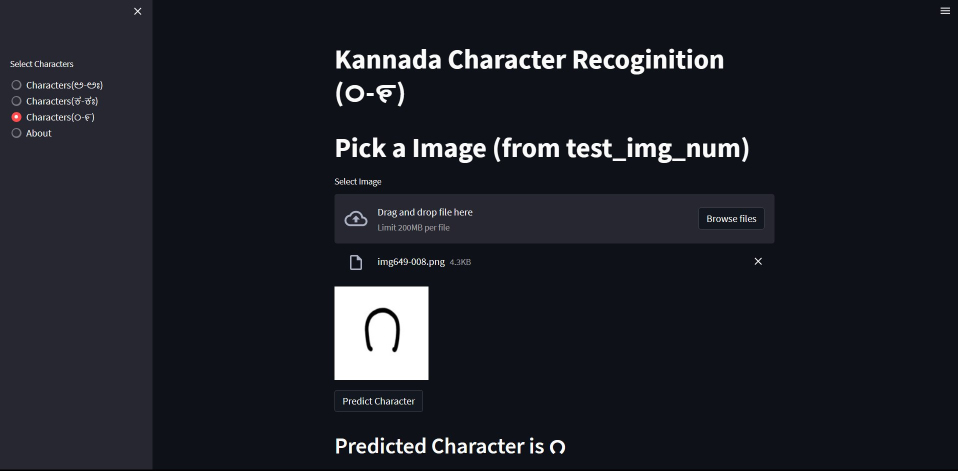
#> input picture Samples/num.jpg, 1916 x 941 px, found by its file name (shown at 1/2 size)
$ jupyter execute --allow-errors 'Kannada Character Recoginition.ipynb'   (shell and % lines are left out)   (text cells are left out)
#> lines starting #> are read from the running program, lines starting #| are printed output that depends on the picture; pictures that were not available may be replaced by others from this repository, and a replacement may not be noted
[cell 1]
import os
import pandas as pd
import numpy as np
from skimage.io import imread
from skimage.transform import resize
import cv2 as cv
from sklearn.svm import SVC
from sklearn.ensemble import RandomForestClassifier
from sklearn.linear_model import LogisticRegression
from sklearn.model_selection import train_test_split,GridSearchCV,cross_val_score
import warnings
import shutil
from tqdm import tqdm
warnings.filterwarnings('ignore')

[cell 2]
len(os.listdir('Img/'))

[cell 3]
files=os.listdir('raw_Img/')
files[:10]

[cell 4]
data_set=pd.read_csv('kannada.csv')
#> (reads kannada.csv from the repository)
data_set.head()

#> (a cell that did not finish here is left out)

#> (a cell that did not finish here is left out)

[cell 7]
try:
    os.makedirs('img')
    for i in tqdm(range(len(files))):
        img=cv.imread(f'raw_img_test/{files[i]}')
#> img is the input picture: shape (941, 1916, 3); mean B, G, R 38.4, 31.1, 28.8
        tranform_img=resize(img,(150,150,3))
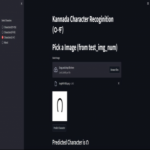
#> tranform_img: shape (150, 150, 3) float64; mean B, G, R 0.151, 0.122, 0.113
        path=f'img/{files[i]}'
        cv.imwrite(path, tranform_img*255)
except:
    pass

[cell 8]
feature=[]
target=[]
for i in tqdm(range(len(os.listdir('Img/')[:400]))):
    img_path=(data_set['img'].iloc[i])

    img=imread(img_path) #tranform image
#> the answer given: Samples/num.jpg
    flatten_img=img.flatten()

    feature.append(flatten_img)
    target.append(data_set['class'].iloc[i])


feature=np.array(feature)
target=np.array(target)

#> (a cell that did not finish here is left out)

#> (a cell that did not finish here is left out)

[cell 11]
model1=RandomForestClassifier()
#> (the rest of this cell did not finish here and is left out)

[cell 12]
model2=LogisticRegression()
#> (the rest of this cell did not finish here and is left out)

[cell 13]
model3=SVC()
#> (the rest of this cell did not finish here and is left out)

[cell 14]
lr=LogisticRegression()

params={
    'C':[1,2,3,4,5],
    'penalty':['l1', 'l2', 'elasticnet', None],
    "solver":["lbfgs", "liblinear"],
    'max_iter':[1000]
}

GSlr=GridSearchCV(lr,param_grid=params)
#> (the rest of this cell did not finish here and is left out)

[cell 15]
svc=SVC()

params={
    'C':[1,2,3,4,5],
    'kernel':['poly','rbf','sigmoid'],
    'gamma':['auto','scale']
}
GSsvm=GridSearchCV(svc,param_grid=params,n_jobs=1)
#> (the rest of this cell did not finish here and is left out)

[cell 16]
rf=RandomForestClassifier()

params={
    'min_samples_split':[2,4,6],
    "min_samples_leaf":[1,2,3,4],
    'max_features':['auto','log2',None]
}

GSrf=GridSearchCV(rf,param_grid=params)
#> (the rest of this cell did not finish here and is left out)

#> (a cell that did not finish here is left out)

#> (a cell that did not finish here is left out)

[cell 19]
def tranform_image(img_path):
#> called with img_path = '../test_img/Samples/num.jpg'
    feature=[]
    img=imread(f'img/{img_path}.png')
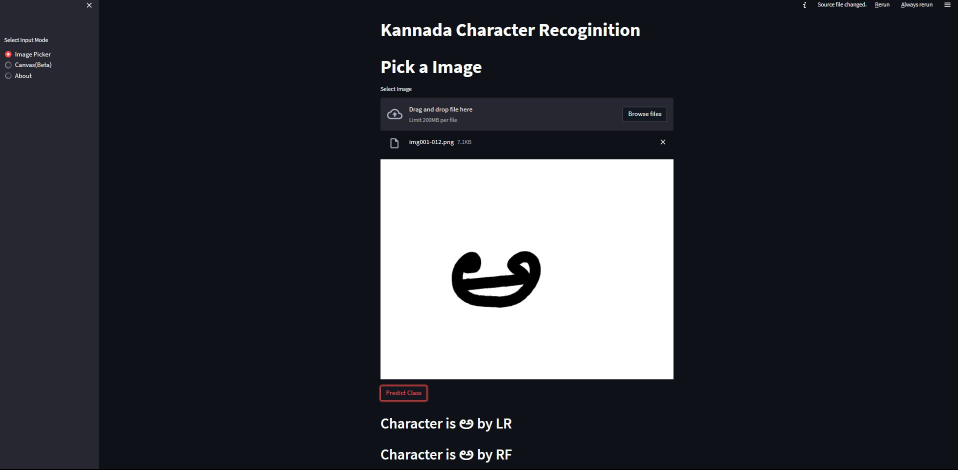
#> input picture Samples/photo_6060121455506601960_w.jpg, 1915 x 940 px, given in place of num.jpg.png, which was not available (shown at 1/2 size)
#> img is the input picture: shape (940, 1915, 3); mean R, G, B 52, 54.1, 60.4
    tranform_img=resize(img,(150,150,3))
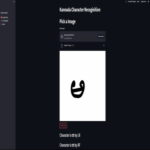
#> tranform_img: shape (150, 150, 3) float64; mean R, G, B 0.204, 0.212, 0.237
    flatten_img=tranform_img.flatten()
    feature.append(flatten_img)
    return np.array(feature)
